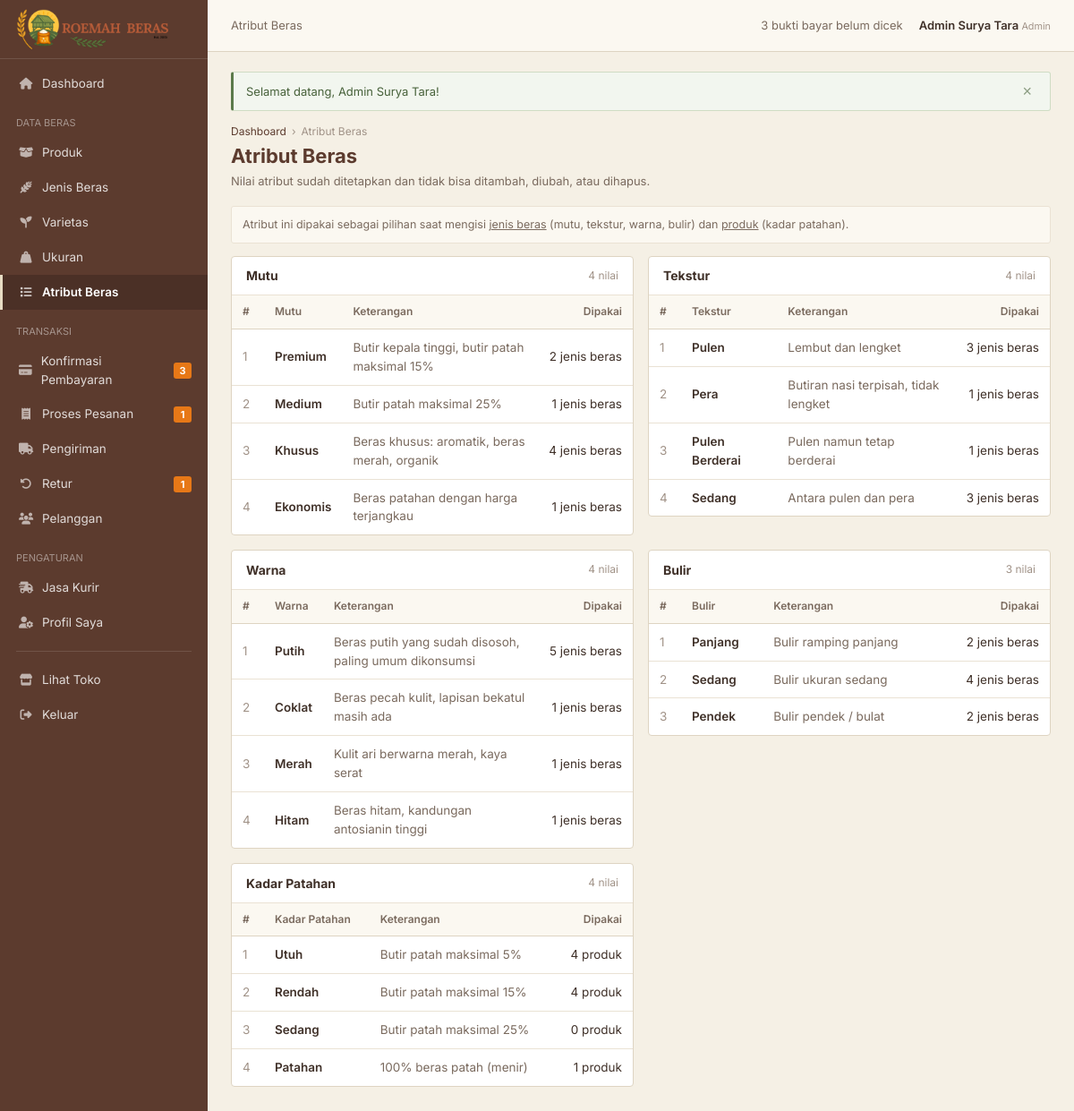
The app's page /admin/atribut.php (signed in) with its own data.
### tables this page shows
CREATE TABLE `mutu` (
  `id_mutu`   INT(11) NOT NULL AUTO_INCREMENT,
  `nama_mutu` VARCHAR(100) NOT NULL,
  `deskripsi` TEXT DEFAULT NULL,
  PRIMARY KEY (`id_mutu`)
);

CREATE TABLE `tekstur` (
  `id_tekstur`   INT(11) NOT NULL AUTO_INCREMENT,
  `nama_tekstur` VARCHAR(100) NOT NULL,
  `deskripsi`    TEXT DEFAULT NULL,
  PRIMARY KEY (`id_tekstur`)
);

CREATE TABLE `warna` (
  `id_warna`   INT(11) NOT NULL AUTO_INCREMENT,
  `nama_warna` VARCHAR(100) NOT NULL,
  `deskripsi`  TEXT DEFAULT NULL,
  PRIMARY KEY (`id_warna`)
);

CREATE TABLE `bulir` (
  `id_bulir`   INT(11) NOT NULL AUTO_INCREMENT,
  `nama_bulir` VARCHAR(100) NOT NULL,
  `deskripsi`  TEXT DEFAULT NULL,
  PRIMARY KEY (`id_bulir`)
);

CREATE TABLE `kadar_patahan` (
  `id_kadar_patahan`   INT(11) NOT NULL AUTO_INCREMENT,
  `nama_kadar_patahan` VARCHAR(100) NOT NULL,
  `deskripsi`          TEXT DEFAULT NULL,
  PRIMARY KEY (`id_kadar_patahan`)
);

### admin/atribut.php (the view, shortened to what this page needs)
<?php
require __DIR__ . '/sidebar.php';
$atribut = [
    'mutu'          => ['Mutu', 'jenis_beras', 'jenis beras'],
    'tekstur'       => ['Tekstur', 'jenis_beras', 'jenis beras'],
    'warna'         => ['Warna', 'jenis_beras', 'jenis beras'],
    'bulir'         => ['Bulir', 'jenis_beras', 'jenis beras'],
    'kadar_patahan' => ['Kadar Patahan', 'produk', 'produk'],
];
?>
<div class="info-note">Atribut ini dipakai sebagai pilihan saat mengisi <a href="<?= url('admin/Jenis/index.php') ?>" style="text-decoration:underline">jenis beras</a> (mutu, tekstur, warna, bulir) dan <a href="<?= url('admin/Produk/index.php') ?>" style="text-decoration:underline">produk</a> (kadar patahan).</div>
<div class="grid-2" style="grid-template-columns:1fr 1fr">
    <?php foreach ($atribut as $t => [$judul, $child, $childLabel]):
        $rows = $pdo->query("SELECT x.*, (SELECT COUNT(*) FROM $child c WHERE c.id_$t = x.id_$t) AS jml FROM $t x ORDER BY x.id_$t")->fetchAll(); ?>
        <div class="panel">
            <div class="panel-head"><h2><?= h($judul) ?></h2><span style="font-size:12px;color:var(--text-muted)"><?= count($rows) ?> nilai</span></div>
            <table class="table-admin">
                <thead><tr><th style="width:36px">#</th><th><?= h($judul) ?></th><th>Keterangan</th><th class="num">Dipakai</th></tr></thead>
                <tbody>
                <?php foreach ($rows as $i => $r): ?>
                    <tr>
                        <td style="color:var(--text-muted)"><?= $i + 1 ?></td>
                        <td><strong><?= h($r["nama_$t"]) ?></strong></td>
                        <td style="color:var(--text-secondary)"><?= h($r['deskripsi'] ?? '') ?></td>
                        <td class="num"><?= (int)$r['jml'] ?> <?= $childLabel ?></td>
                    </tr>
                <?php endforeach; ?>
                </tbody>
            </table>
        </div>
    <?php endforeach; ?>
</div>

### admin/CSS/sidebar.css (style rules this page uses)
:root { --primary: #5c3b2e; --primary-dark: #43291f; --primary-soft: #8b6a58; --accent: #e77817; --accent-dark: #c85f0d; --nav: #d8ccb0; --text: #3f3028; --text-secondary: #7a6a5e; --text-muted: #a09287; --background: #f5f0e5; --cream: #fbf8f1; --cream-2: #f3ead7; --white: #ffffff; --beige: #e7dcc4; --border: #ded4c2; --border-light: #eae2d4; --success: #5b7a4b; --warning: #9a6b2f; --danger: #a14f40; --info: #4c6f7c; }
* { box-sizing: border-box; }
html, body { margin: 0; padding: 0; }
body { background: var(--background); color: var(--text); font-family: "Poppins", "Segoe UI", Arial, sans-serif; font-size: 14px; line-height: 1.55; min-height: 100vh; display: flex; flex-direction: column; }
a { color: inherit; text-decoration: none; }
h1, h2, h3 { line-height: 1.25; }
.flash-wrap { width: min(1160px, calc(100% - 40px)); margin: 16px auto 0; }
.admin-body { font-family: Inter, "Segoe UI", Roboto, Arial, sans-serif; background: var(--background); font-size: 13.5px; }
.admin-flash { width: 100%; margin: 0 0 14px; }
.panel { background: #fff; border: 1px solid var(--border); border-radius: 4px; }
.panel + .panel { margin-top: 16px; }

### admin/CSS/atribut.css (style rules this page uses)
.panel-head { display: flex; justify-content: space-between; align-items: center; gap: 12px; padding: 12px 16px; border-bottom: 1px solid var(--border-light); flex-wrap: wrap; }
.panel-head h2 { margin: 0; color: var(--text); font-size: 14px; font-weight: 700; }
.grid-2 { display: grid; grid-template-columns: minmax(0, 1.6fr) minmax(0, 1fr); gap: 16px; align-items: start; }
.grid-2 .panel + .panel { margin-top: 0; }
.table-admin { width: 100%; border-collapse: collapse; }
.table-admin th { text-align: left; color: var(--text-secondary); font-size: 12px; font-weight: 600; padding: 9px 12px; border-bottom: 1px solid var(--border); background: var(--cream); white-space: nowrap; }
.table-admin td { padding: 10px 12px; border-bottom: 1px solid var(--border-light); vertical-align: middle; }
.table-admin tr:last-child td { border-bottom: 0; }
.table-admin .num { text-align: right; white-space: nowrap; }
.table-admin strong { color: var(--text); font-weight: 600; }
.info-note { font-size: 12.5px; color: var(--text-secondary); background: var(--cream); border: 1px solid var(--border-light); padding: 10px 12px; border-radius: 3px; margin-bottom: 14px; }
@media (max-width: 1200px) { .grid-2 { grid-template-columns: 1fr; } }

### records on screen
mutu: nama_mutu "Premium", deskripsi "Butir kepala tinggi, butir patah maksimal 15%", jml "2", childLabel "jenis beras"
mutu: nama_mutu "Medium", deskripsi "Butir patah maksimal 25%", jml "1", childLabel "jenis beras"
mutu: nama_mutu "Khusus", deskripsi "Beras khusus: aromatik, beras merah, organik", jml "4", childLabel "jenis beras"
mutu: nama_mutu "Ekonomis", deskripsi "Beras patahan dengan harga terjangkau", jml "1", childLabel "jenis beras"
tekstur: nama_tekstur "Pulen", deskripsi "Lembut dan lengket", jml "3", childLabel "jenis beras"
tekstur: nama_tekstur "Pera", deskripsi "Butiran nasi terpisah, tidak lengket", jml "1", childLabel "jenis beras"
tekstur: nama_tekstur "Pulen Berderai", deskripsi "Pulen namun tetap berderai", jml "1", childLabel "jenis beras"
tekstur: nama_tekstur "Sedang", deskripsi "Antara pulen dan pera", jml "3", childLabel "jenis beras"
warna: nama_warna "Putih", deskripsi "Beras putih yang sudah disosoh, paling umum dikonsumsi", jml "5", childLabel "jenis beras"
warna: nama_warna "Coklat", deskripsi "Beras pecah kulit, lapisan bekatul masih ada", jml "1", childLabel "jenis beras"
warna: nama_warna "Merah", deskripsi "Kulit ari berwarna merah, kaya serat", jml "1", childLabel "jenis beras"
warna: nama_warna "Hitam", deskripsi "Beras hitam, kandungan antosianin tinggi", jml "1", childLabel "jenis beras"
bulir: nama_bulir "Panjang", deskripsi "Bulir ramping panjang", jml "2", childLabel "jenis beras"
bulir: nama_bulir "Sedang", deskripsi "Bulir ukuran sedang", jml "4", childLabel "jenis beras"
bulir: nama_bulir "Pendek", deskripsi "Bulir pendek / bulat", jml "2", childLabel "jenis beras"
kadar_patahan: nama_kadar_patahan "Utuh", deskripsi "Butir patah maksimal 5%", jml "4", childLabel "produk"
kadar_patahan: nama_kadar_patahan "Rendah", deskripsi "Butir patah maksimal 15%", jml "4", childLabel "produk"
kadar_patahan: nama_kadar_patahan "Sedang", deskripsi "Butir patah maksimal 25%", jml "0", childLabel "produk"
kadar_patahan: nama_kadar_patahan "Patahan", deskripsi "100% beras patah (menir)", jml "1", childLabel "produk"

### other values on screen
$m[1] "Dashboard"
$m[0] "DATA BERAS"
$m[1] "Produk"
$m[1] "Jenis Beras"
$m[1] "Varietas"
$m[1] "Ukuran"
$m[1] "Atribut Beras"
$m[0] "TRANSAKSI"
$m[1] "Konfirmasi Pembayaran"
$m[5] "3"
$m[1] "Proses Pesanan"
$m[5] "1"
$m[1] "Pengiriman"
$m[1] "Retur"
$m[1] "Pelanggan"
